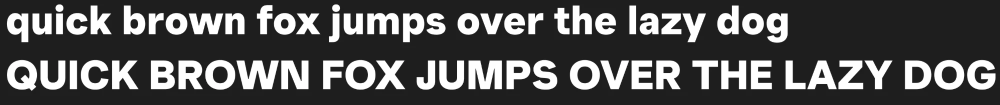
#> input picture reference/mockup-black.webp, 2000 x 210 px (shown at 1/2 size)
$ python measure.py ../reference/mockup-black.webp
#> lines starting #> are read from the running program, lines starting #| are printed output that depends on the picture; after the words box and inside, x2 and y2 are one past the last pixel; in counts of white or black regions, pixels touching at a corner belong together
"""Measure per-letter boxes in a two-line comparison image (Inter on top, new below)."""
import sys, numpy as np
from PIL import Image
from scipy import ndimage

im = np.asarray(Image.open(sys.argv[1]).convert("L")).astype(float)
mask = im > 110
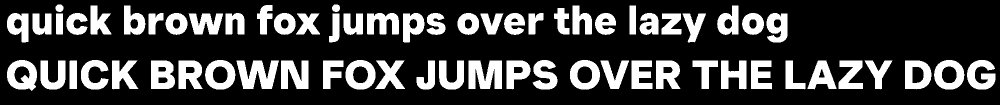
#> mask: shape (210, 2000) bool (shown at 1/2 size); 24.3% white; 66 white regions, largest, box (x1, y1, x2, y2) and area: (473, 121, 558, 178) 3050, (937, 121, 1004, 178) 3014, (562, 121, 617, 178) 2387
TEXT = "quickbrownfoxjumpsoverthelazydog"

def letters(y0, y1, x0=170):
    lab, n = ndimage.label(mask[y0:y1, x0:])
    boxes = []
    for sl in ndimage.find_objects(lab):
        ys, xs = sl
        boxes.append([xs.start + x0, xs.stop + x0, ys.start + y0, ys.stop + y0])
    boxes.sort()
    # merge dots (i, j) into the stem below them
    out = []
    for b in boxes:
        if out and b[0] < out[-1][1] - 2 and (b[3] - b[2]) < 15 or (out and (b[3]-b[2]) < 15 and b[0] >= out[-1][0] and b[1] <= out[-1][1] + 3):
            o = out[-1]; o[0]=min(o[0],b[0]); o[1]=max(o[1],b[1]); o[2]=min(o[2],b[2]); o[3]=max(o[3],b[3])
        else:
            out.append(b)
    return out

for name, (y0, y1) in zip(["inter", "new"], [(10, 118), (145, 250)]):
    L = letters(y0, y1)
    print(name, len(L), "line x:", L[0][0], "->", L[-1][1])
    globals()[name] = L
#> this loop made 2 passes
#> n in letters on passes 1 to 2: 31, 33
#> pass 1, in letters, `lab, n = ndimage.label(mask[y0:y1, x0:])`:
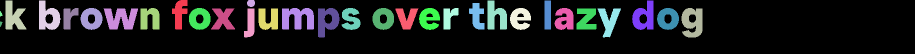
#> lab: shape (108, 1830) int32 (shown at 1/2 size); 32 distinct labels, from 0 to 31; one colour per label, 0 black
#> pass 2, in letters (call 2), `lab, n = ndimage.label(mask[y0:y1, x0:])`:
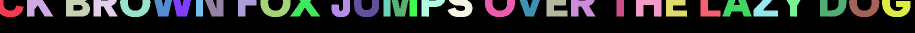
#> lab: shape (65, 1830) int32 (shown at 1/2 size); 34 distinct labels, from 0 to 33; one colour per label, 0 black

if len(inter) == len(new) == len(TEXT):
    base_i = max(b[3] for b in inter if TEXT[inter.index(b)] in "oxwnmuvrsze")
    print("ch  inter(w,h,top,bot)   new(w,h,top,bot)   w-ratio")
    for c, a, b in zip(TEXT, inter, new):
        print(f"{c}  {a[1]-a[0]:4d} {a[3]-a[2]:4d} {a[2]:4d} {a[3]:4d}   {b[1]-b[0]:4d} {b[3]-b[2]:4d} {b[2]:4d} {b[3]:4d}   {(b[1]-b[0])/(a[1]-a[0]):.3f}")

for name in ["inter", "new"]:
    print(name, [(b[0], b[1], b[2], b[3]) for b in globals()[name]])
